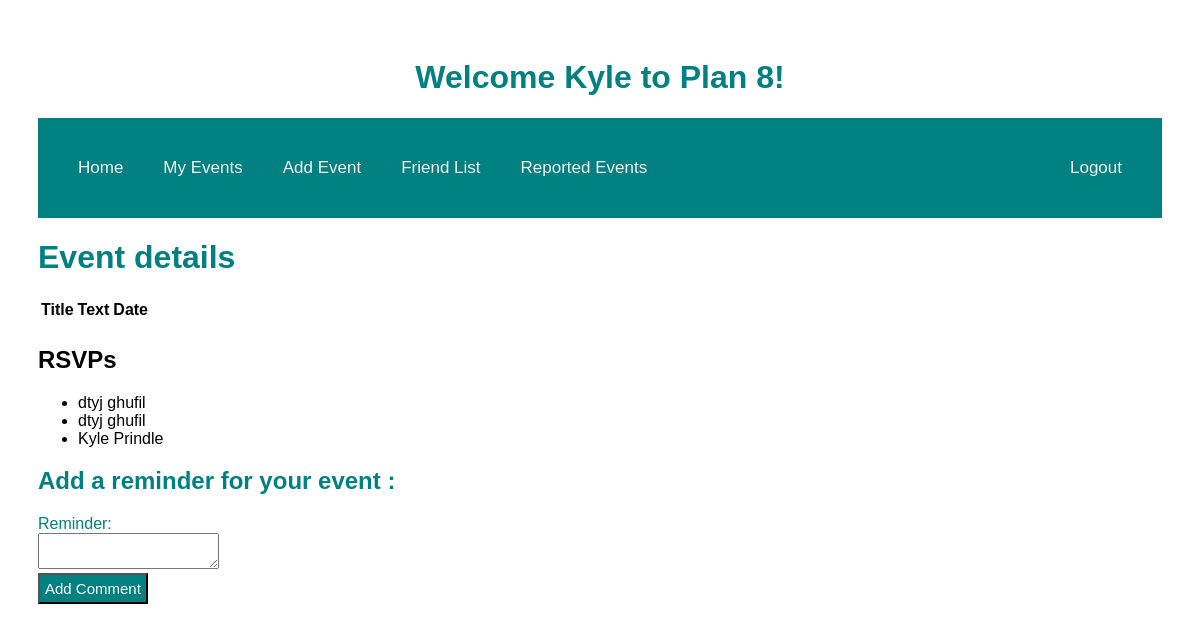
The app's page /events/1 (signed in) with its own data.
### models.py (models this page shows, shortened)
class User(db.Model):
    id = db.Column("id", db.Integer, primary_key=True)
    first_name = db.Column("first_name", db.String(100))
    last_name = db.Column("last_name", db.String(100))
    email = db.Column("email", db.String(100))
    password = db.Column(db.String(255), nullable=False)
    registered_on = db.Column(db.DateTime, nullable=False)
    events = db.relationship("Event", backref="user", lazy=True)
    comments = db.relationship("Comment", backref="user", lazy=True)

class RSVP(db.Model):
    id = db.Column(db.Integer, primary_key=True)
    event_id = db.Column(db.Integer, db.ForeignKey("event.id"), nullable=False)
    user_id = db.Column(db.Integer, db.ForeignKey("user.id"), nullable=False)
    user= db.relationship("User", lazy=True)
    event= db.relationship("Event", lazy=True)

### main.py (the view)
@app.route('/events/<int:event_id>')
def get_event(event_id):
    if session.get('user'):
        my_event = db.session.query(Event).filter_by(id=event_id, user_id=session['user_id']).all()
        form_comment = CommentForm()
        event_rsvps = db.session.query(RSVP).filter_by(event_id=event_id).all()
        form_rsvp = RSVPForm()
        print(event_rsvps)
        return render_template('event.html', event=my_event, user=session['user'], form_comment=form_comment, form_rsvp=form_rsvp, rsvps=event_rsvps )
    else:
        return redirect(url_for('login'))

### forms.py
class CommentForm(FlaskForm):
    class Meta:
        csrf = False
    comment = TextAreaField('Reminder:',validators=[Length(min=1)])
    submit = SubmitField('Add Comment')

class RSVPForm(FlaskForm):
    class Meta:
        csrf = False
    submit = SubmitField('Yes RSVP')

### templates/event.html (shortened to what this page needs)
<!DOCTYPE html>
<html lang="en">
   <head>
       <link rel="stylesheet" href="{{ url_for('static', filename='main.css') }}">
   </head>
   <body>
   <h1 class="middle">Welcome {{user}} to Plan 8!</h1>
   <div class = "topnav">
   <nav>
           <a href="{{ url_for('home')}}" class="left"> Home </a>
           <a href="/events" class="left"> My Events </a>
           <a href="{{url_for('new_event')}}" class="left"> Add Event</a>
           <a href="{{url_for('new_event')}}" class="left"> Friend List</a>
           <a href="{{url_for('get_reports')}}" class="left"> Reported Events </a>
           <a href="{{ url_for('logout')}}" class="right">Logout</a>
       </nav>
       </div>
       <h1>Event details</h1>
       <table>
           <tr>
               <th>Title</th>
               <th>Text</th>
               <th>Date</th>
           </tr>
           <tr>
               <td>{{ event.title }}</td>
               <td>{{ event.text }}</td>
               <td>{{ event.date }}</td>
           </tr>
       </table>
       {% if rsvps %}
 {% if rsvps|length > 0 %}
   <h2>RSVPs</h2>
   <ul>
   {% for rsvp in rsvps %}
     <li>{{ rsvp.user.first_name + " "}}{{rsvp.user.last_name}}</li>
   {% endfor %}
   </ul>
 {% endif %}
{% endif %}
<form action="{{ url_for('new_comment', event_id=event.id) }}" method="post">
 <div class="formwrapper">
   <h2 class="title">Add a reminder for your event :</h2>
   <div class="form-field">
     {{ form_comment.comment.label }} <br/> {{ form_comment.comment }}
   </div>
   {{ form_comment.submit }}
 </div>
</form>
   </body>
</html>

### static/main.css (style rules this page uses)
body { padding: 30px 30px; font-family: Arial, Helvetica, sans-serif; }
h1 { color: teal; }
.right { float: right; }
.left { float: left; }
.topnav { overflow: hidden; background-color: teal; padding: 20px; }
.topnav a { color: #f2f2f2; padding: 20px 20px; text-decoration: none; font-size: 17px; }
.middle { text-align: center; }
.formwrapper { color: teal; }
input[type='submit'] { background-color: teal; color: white; font-size: 15px; padding:5px; font-family: Palatino Linotype, sans-serif; }

### records on screen
User: first_name "Kyle"
RSVP: user "dtyj", user.last_name "ghufil"
RSVP: user "dtyj", user.last_name "ghufil"
RSVP: user "Kyle", user.last_name "Prindle"
